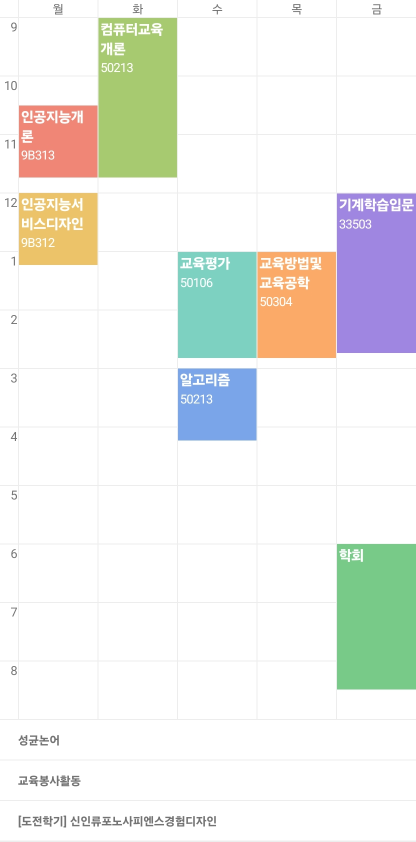
#> input picture algo_project/timetable2.jpg, 832 x 1683 px (shown at 1/2 size)
$ python test2.py
#> lines starting #> are read from the running program, lines starting #| are printed output that depends on the picture; after the words box and inside, x2 and y2 are one past the last pixel; in counts of white or black regions, pixels touching at a corner belong together
import cv2
from PIL import Image

origin_cv = cv2.imread('timetable2.jpg')
#> origin_cv is the input picture: shape (1683, 832, 3); mean B, G, R 235, 239.3, 237.6

print(origin_cv.shape)
#| (1683, 832, 3)

resized_cv = cv2.resize(origin_cv, (962, 1440))

full_image = resized_cv[52:,52:]
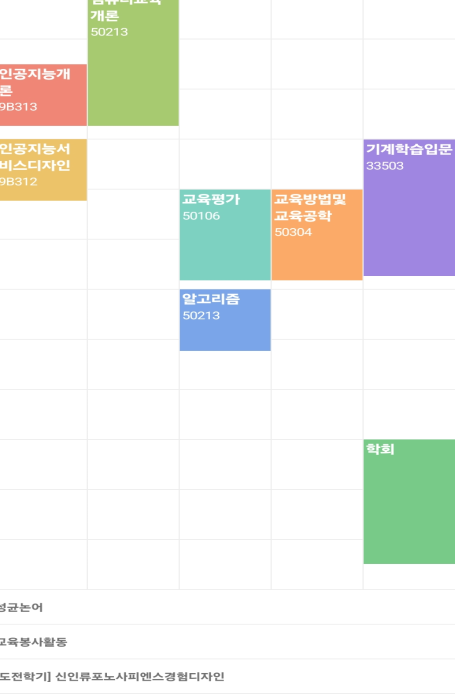
#> full_image: shape (1388, 910, 3) (shown at 1/2 size); mean B, G, R 233.9, 238.4, 236.4

cropped_images = {'월':[], '화':[], '수':[], '목':[], '금':[]}

day = ['월','화','수','목','금']

for i in range(5):
    image_cv = full_image[:,i*182:(i+1)*182]
    # curr = Image.fromarray(cv2.cvtColor(image_cv, cv2.COLOR_BGR2RGB))
    # curr.show()

    gray_image = cv2.cvtColor(image_cv, cv2.COLOR_BGR2GRAY)
    blurred_image = cv2.GaussianBlur(gray_image, (5, 5), 0)
    edges = cv2.Canny(blurred_image, 50, 150)

    dilated_edges = cv2.dilate(edges, None, iterations=2)

    contours, _ = cv2.findContours(dilated_edges, cv2.RETR_EXTERNAL, cv2.CHAIN_APPROX_SIMPLE)

    for contour in contours:
        x, y, w, h = cv2.boundingRect(contour)

        if w > 50 and h > 50:
            cropped_image = image_cv[y:y+h, x:x+w]
            cropped_images[day[i]].append([Image.fromarray(cv2.cvtColor(cropped_image, cv2.COLOR_BGR2RGB)),y])
#> this loop made 5 passes
#> pass 1, `gray_image = cv2.cvtColor(image_cv, cv2.COLOR_BGR2GRAY)`:
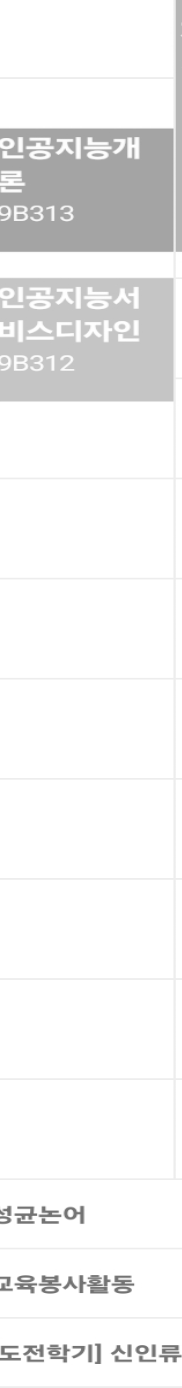
#> gray_image: shape (1388, 182); min 114, max 255, mean 241.1
#> pass 1, `edges = cv2.Canny(blurred_image, 50, 150)`:
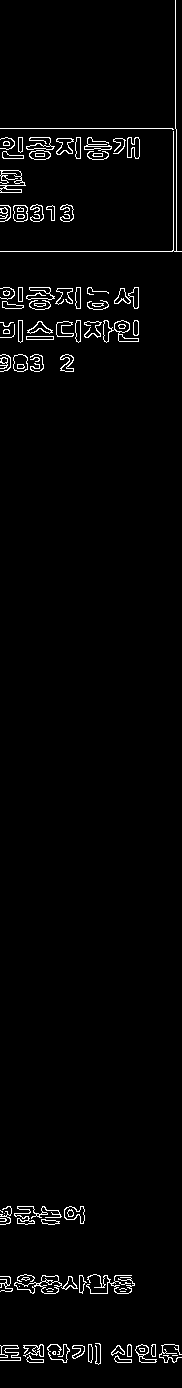
#> edges: shape (1388, 182); 2.4% white in thin lines or dots
#> after the loop:
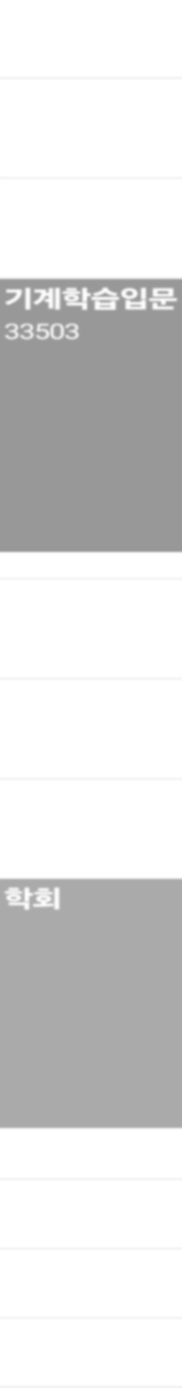
#> blurred_image: shape (1388, 182); min 152, max 255, mean 220.4
#> after the loop:
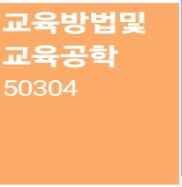
#> cropped_image: shape (187, 182, 3); mean B, G, R 124.7, 181.1, 249.8
#> after the loop: dilated_edges: shape (1388, 182); 4.2% white; 7 white regions, largest, box (x1, y1, x2, y2) and area: (3, 285, 180, 313) 3958, (3, 321, 81, 342) 1577, (2, 885, 62, 912) 1335
#> after the loop: edges: shape (1388, 182); 0.99% white in thin lines or dots, all inside (x1, y1, x2, y2) = (0, 278, 182, 1129)
#> after the loop:
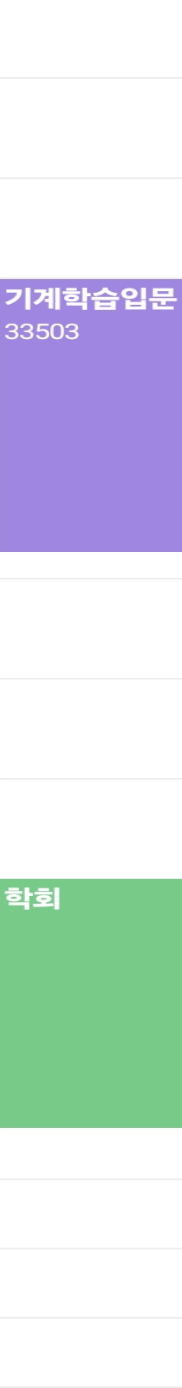
#> image_cv: shape (1388, 182, 3); mean B, G, R 228, 222.7, 212.9

cropped_images['월'][0][0].show()
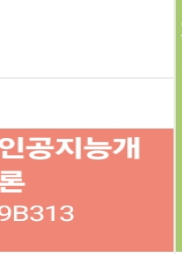
#> shown: PIL image 182x254 RGB; mean R, G, B 244.5, 202.6, 192.9

$ run again, with algo_project/timetable3.jpg copied over algo_project/timetable2.jpg
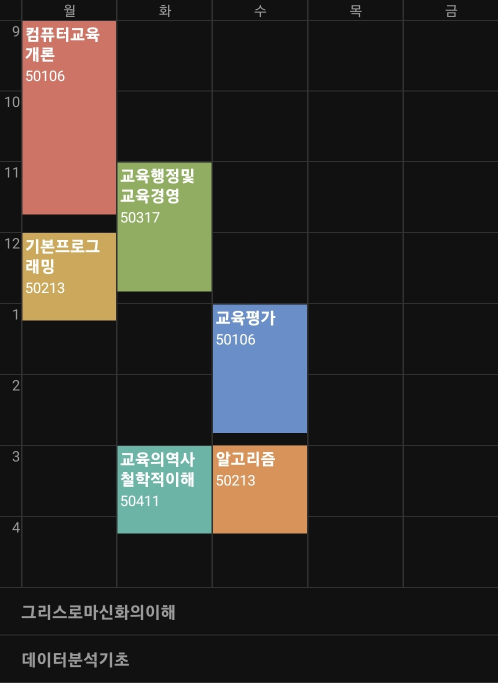
#> input picture algo_project/timetable3.jpg, 996 x 1366 px (shown at 1/2 size)
#> origin_cv is the input picture: shape (1366, 996, 3); mean B, G, R 41.6, 46, 49.2
#| (1366, 996, 3)
#> the loop `for i in range(5):` made 5 passes
#> pass 1, `edges = cv2.Canny(blurred_image, 50, 150)`:
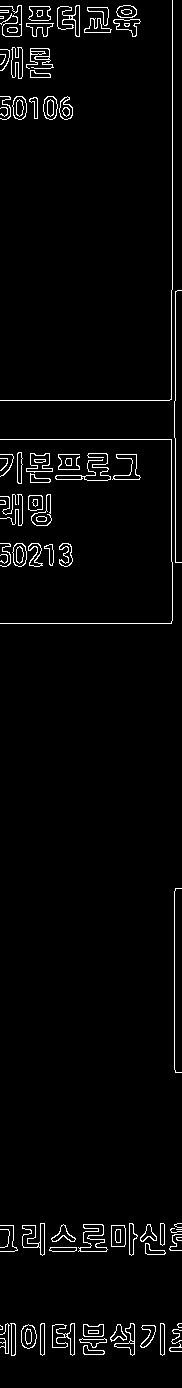
#> edges: shape (1388, 182); 2.9% white in thin lines or dots
#> `cropped_images['월'][0][0].show()`:
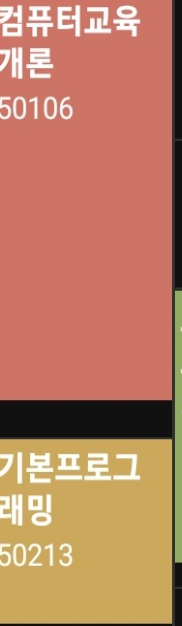
#> shown: PIL image 182x626 RGB; mean R, G, B 187.8, 128.6, 100.2
